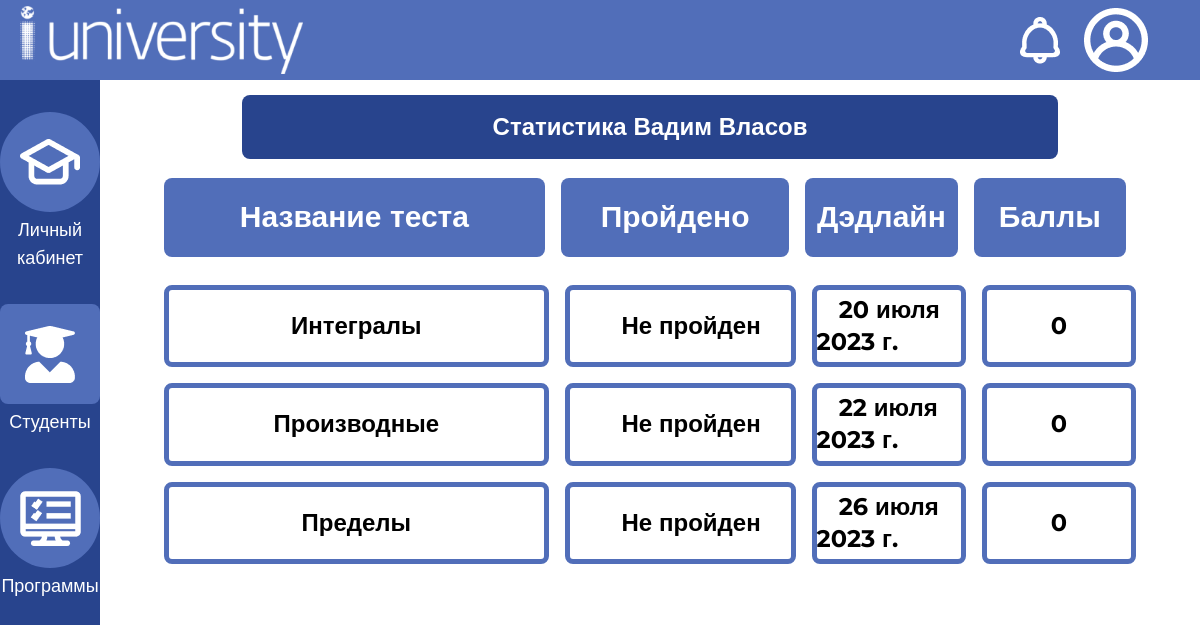
/teacher/students/progress/2 (signed in), run on the app's committed database.
### testing_system/models.py (models this page shows)
class Student(models.Model):
    user = models.OneToOneField(User, null=True, on_delete=models.CASCADE, related_name='+')
    teacher = models.ForeignKey(User, null=True, on_delete=models.CASCADE)
    programs = models.ManyToManyField("Program")

class Test(models.Model):
    name = models.TextField(default='')
    description = models.TextField(default='')
    deadline = models.DateField(null=True)
    program = models.ForeignKey(Program, on_delete=models.CASCADE, null=True)

### testing_system/views.py (the view)
# urls.py: path("teacher/students/progress/<int:student_id>", views.check_student_progress_view, name="studentProgress"),
@login_required
@permission_required('testing_system.add_student')
def check_student_progress_view(request, student_id):
    student = Student.objects.get(id=student_id)
    results = []
    tests = []
    for program in student.programs.all():
        for test in program.test_set.all():
            if test.result_set.filter(student=student).exists():
                result = test.result_set.get(student=student)
                results.append(result)
            else:
                tests.append(test)
    return render(request, 'testing_system/studentProgress.html', context={'student':student,'tests':tests,'results':results})

### testing_system/templates/testing_system/studentProgress.html (shortened to what this page needs)
<!doctype html>
{% load static %}
<html lang="ru">
<head>
    <script src="https://cdn.tailwindcss.com"></script>
    <link rel="stylesheet" href="{% static "css/font.css" %}" />
    <link rel="stylesheet" href="{% static "css/scroll_10px.css" %}" />
</head>
<body>
    <div class="w-screen h-screen overflow-hidden">
        {% include "pattern/header.html" %}
        <div class="flex flex-row h-[90%]">
            {% include "pattern/nav.html" %}
            <div class="w-11/12 px-10 flex flex-col items-center h-full py-3">
                <div class="flex flex-none items-center justify-center w-4/5 h-[10%]">
                    <div class="w-full p-4 bg-[#28448D] text-[#FFFFFF] rounded-lg text-center text-2xl font-bold select-none">
                        Статистика {{student.user.first_name}} {{student.user.last_name}}
                    </div>
                </div>
                <div class="flex flex-col w-full h-[90%] p-4">
                    <div class="flex flex-row w-full h-1/6 flex-none pr-[0.625rem]">
                        <div class="bg-[#516EB9] rounded-lg text-[#FFFFFF] text-3xl font-bold w-5/12 h-4/5 mx-2"><div class="w-full h-full flex justify-center items-center select-none">Название теста</div></div>
                        <div class="bg-[#516EB9] rounded-lg text-[#FFFFFF] text-3xl font-bold w-3/12 h-4/5 mx-2"><div class="w-full h-full flex justify-center items-center select-none">Пройдено</div></div>
                        <div class="bg-[#516EB9] rounded-lg text-[#FFFFFF] text-3xl font-bold w-2/12 h-4/5 mx-2"><div class="w-full h-full flex justify-center items-center select-none">Дэдлайн</div></div>
                        <div class="bg-[#516EB9] rounded-lg text-[#FFFFFF] text-3xl font-bold w-2/12 h-4/5 mx-2"><div class="w-full h-full flex justify-center items-center select-none">Баллы</div></div>
                    </div>
                    <div class="overflow-scroll flex flex-col items-center w-full h-5/6">
                        {%for test in tests%}
                        <div class="flex flex-row w-full h-1/6 flex-none my-2">
                            <div class="border-[#516EB9] border-[5px] rounded-lg text-[#00000] text-2xl font-bold w-5/12 h-full mx-2"><div class="w-full h-full flex justify-center items-center select-none"> {{test.name}} </div></div>
                            <div class="border-[#516EB9] border-[5px] rounded-lg text-[#00000] text-2xl font-bold w-3/12 h-full mx-2"><div class="w-full h-full flex justify-center items-center select-none">ㅤНе пройден</div></div>
                            <div class="border-[#516EB9] border-[5px] rounded-lg text-[#00000] text-2xl font-bold w-2/12 h-full mx-2"><div class="w-full h-full flex justify-center items-center select-none">ㅤ{{test.deadline}}</div></div>
                            <div class="border-[#516EB9] border-[5px] rounded-lg text-[#00000] text-2xl font-bold w-2/12 h-full mx-2"><div class="w-full h-full flex justify-center items-center select-none">  0</div></div>
                        </div>
                        {%endfor%}
                    </div>
                </div>
            </div>
        </div>
    </div>
</body>
</html>

### data on the page
Student: user.first_name "Вадим", user.last_name "Власов"
Test: name "Интегралы", deadline "20 июля 2023 г."
Test: name "Производные", deadline "22 июля 2023 г."
Test: name "Пределы", deadline "26 июля 2023 г."
